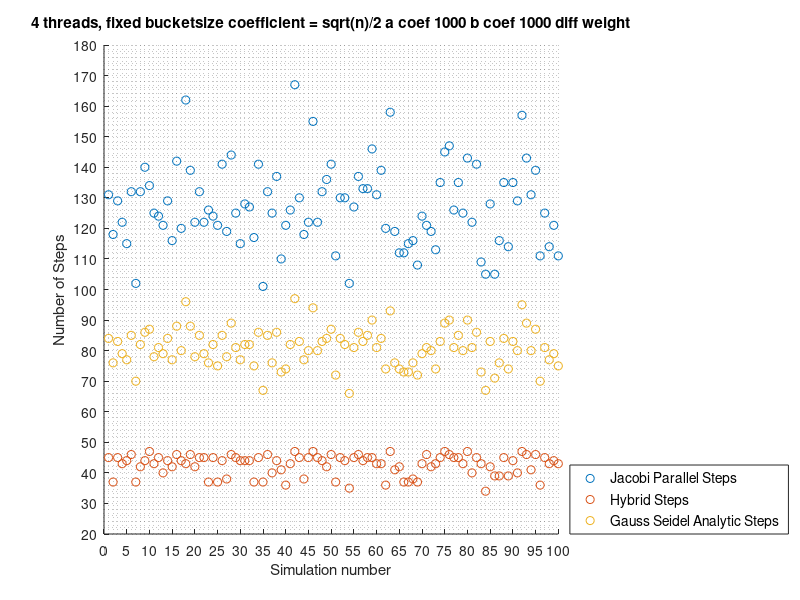

Write the MATLAB code that produced this figure.
function [] = hibrid_scatter_ox_sim_oy_pasi ()bsz_coef =  [36.3553, 36.3553, 36.3553, 36.3553, 36.3553, 36.3553, 36.3553, 36.3553, 36.3553, 36.3553, 36.3553, 36.3553, 36.3553, 36.3553, 36.3553, 36.3553, 36.3553, 36.3553, 36.3553, 36.3553, 36.3553, 36.3553, 36.3553, 36.3553, 36.3553, 36.3553, 36.3553, 36.3553, 36.3553, 36.3553, 36.3553, 36.3553, 36.3553, 36.3553, 36.3553, 36.3553, 36.3553, 36.3553, 36.3553, 36.3553, 36.3553, 36.3553, 36.3553, 36.3553, 36.3553, 36.3553, 36.3553, 36.3553, 36.3553, 36.3553, 36.3553, 36.3553, 36.3553, 36.3553, 36.3553, 36.3553, 36.3553, 36.3553, 36.3553, 36.3553, 36.3553, 36.3553, 36.3553, 36.3553, 36.3553, 36.3553, 36.3553, 36.3553, 36.3553, 36.3553, 36.3553, 36.3553, 36.3553, 36.3553, 36.3553, 36.3553, 36.3553, 36.3553, 36.3553, 36.3553, 36.3553, 36.3553, 36.3553, 36.3553, 36.3553, 36.3553, 36.3553, 36.3553, 36.3553, 36.3553, 36.3553, 36.3553, 36.3553, 36.3553, 36.3553, 36.3553, 36.3553, 36.3553, 36.3553, 36.3553] ;pasi_jacobi =  [] ;pasi_gauss_seidel =  [] ;pasi_jacobi_parallel =  [131, 118, 129, 122, 115, 132, 102, 132, 140, 134, 125, 124, 121, 129, 116, 142, 120, 162, 139, 122, 132, 122, 126, 124, 121, 141, 119, 144, 125, 115, 128, 127, 117, 141, 101, 132, 125, 137, 110, 121, 126, 167, 130, 118, 122, 155, 122, 132, 136, 141, 111, 130, 130, 102, 127, 137, 133, 133, 146, 131, 139, 120, 158, 119, 112, 112, 115, 116, 108, 124, 121, 119, 113, 135, 145, 147, 126, 135, 125, 143, 122, 141, 109, 105, 128, 105, 116, 135, 114, 135, 129, 157, 143, 131, 139, 111, 125, 114, 121, 111] ;pasi_gauss_seidel_analytic =  [84, 76, 83, 79, 77, 85, 70, 82, 86, 87, 78, 81, 79, 84, 77, 88, 80, 96, 88, 78, 85, 79, 76, 82, 75, 85, 78, 89, 81, 77, 82, 82, 75, 86, 67, 85, 76, 86, 73, 74, 82, 97, 83, 77, 80, 94, 80, 83, 84, 87, 72, 84, 82, 66, 81, 86, 83, 85, 90, 81, 84, 74, 93, 76, 74, 73, 73, 76, 72, 79, 81, 80, 74, 83, 89, 90, 81, 85, 80, 90, 81, 86, 73, 67, 83, 71, 76, 84, 74, 83, 80, 95, 89, 80, 87, 70, 81, 77, 79, 75] ;pasi_hibrid =  [45, 37, 45, 43, 44, 46, 37, 42, 44, 47, 43, 45, 40, 44, 42, 46, 44, 43, 46, 42, 45, 45, 37, 45, 37, 44, 38, 46, 45, 44, 44, 44, 37, 45, 37, 46, 40, 44, 41, 36, 43, 47, 45, 38, 45, 47, 45, 44, 42, 46, 37, 45, 44, 35, 45, 46, 44, 45, 45, 43, 43, 36, 47, 41, 42, 37, 37, 38, 37, 43, 46, 42, 43, 45, 47, 46, 45, 45, 43, 47, 40, 45, 43, 34, 42, 39, 39, 45, 39, 44, 40, 47, 46, 41, 46, 36, 45, 43, 44, 43] ;pasi_hibrid_entropy =  [] ;timp_jacobi =  [] ;timp_gauss_seidel =  [] ;timp_jacobi_parallel =  [21.0682, 18.7302, 20.2404, 19.2844, 18.4643, 21.0403, 16.4139, 21.3437, 21.7971, 21.463, 20.2086, 20.0085, 19.3977, 21.696, 18.6339, 23.0581, 19.3763, 26.1947, 22.8232, 19.3851, 21.4852, 21.9848, 19.8582, 19.5713, 19.3211, 22.4332, 18.9365, 22.802, 19.8153, 18.4551, 20.2936, 19.9271, 18.4265, 22.5404, 15.9525, 20.8043, 19.8222, 22.1738, 17.3207, 18.9217, 20.5735, 26.7826, 20.4884, 18.6331, 19.0954, 24.7022, 19.1497, 21.101, 22.4033, 22.344, 17.6121, 20.8822, 20.2065, 16.1654, 19.977, 24.3492, 20.6697, 20.8778, 23.0658, 21.2362, 22.0478, 18.848, 24.8089, 18.7489, 17.9758, 17.5977, 18.7662, 18.8157, 17.3569, 19.5728, 18.9158, 19.2385, 17.7855, 21.3373, 23.1242, 23.3621, 20.0113, 21.5696, 19.6998, 22.6311, 19.1864, 22.4321, 17.3831, 16.6075, 20.8502, 16.6586, 18.2017, 21.1739, 18.2768, 21.9423, 20.1303, 24.9199, 22.4182, 20.6917, 21.958, 17.7574, 19.475, 17.8898, 18.8549, 17.9752] ;timp_gauss_seidel_analytic =  [25.8838, 23.8368, 25.4124, 24.544, 23.6189, 26.0978, 21.7441, 25.3361, 26.2742, 26.3789, 24.2977, 24.9274, 24.1832, 25.2888, 23.4719, 26.9147, 24.0831, 30.4769, 27.9863, 23.7949, 26.8128, 25.3048, 23.2419, 24.9948, 22.8237, 26.0005, 23.7602, 27.0865, 24.7541, 23.6922, 25.355, 24.9284, 22.9176, 26.6635, 20.4243, 26.1146, 23.196, 26.3124, 22.2056, 22.4889, 25.4478, 29.403, 25.4559, 23.7624, 24.1152, 28.3678, 24.2593, 25.4287, 25.8019, 26.322, 22.2763, 26.333, 25.0486, 20.0154, 24.4513, 26.509, 24.9725, 25.912, 27.2652, 24.9195, 26.1264, 22.5875, 28.478, 23.0361, 23.1749, 21.9776, 23.2752, 23.1004, 21.9864, 24.4465, 24.9681, 24.5439, 22.4556, 25.217, 27.2314, 28.0152, 24.648, 26.2017, 24.5418, 27.5733, 24.7299, 26.4812, 22.5728, 20.4442, 25.8871, 21.8677, 23.3034, 25.4587, 23.2059, 25.3507, 24.3658, 28.9485, 27.21, 24.1283, 26.4607, 21.4535, 24.6944, 23.5351, 24.2693, 23.2866] ;timp_hibrid =  [7.43785, 6.05534, 7.23361, 7.09303, 7.1256, 7.42561, 6.83113, 6.84559, 7.93968, 7.76584, 7.22172, 7.45012, 6.61275, 7.15158, 6.92406, 7.3052, 7.01567, 6.99048, 7.65726, 6.76371, 7.36427, 7.83565, 6.11417, 7.20794, 6.09153, 7.1689, 6.12545, 7.5608, 7.28447, 7.16641, 7.12795, 7.24031, 6.09725, 7.35155, 6.31644, 7.61623, 6.44741, 7.23207, 6.51589, 5.86001, 6.98168, 7.71321, 7.31266, 6.23546, 7.2636, 7.55863, 7.24534, 7.14639, 6.76814, 7.35393, 6.36999, 7.29153, 7.05842, 5.64232, 9.61076, 7.56689, 6.99368, 7.39102, 7.251, 6.93835, 6.98791, 5.84999, 7.77832, 6.61569, 7.03967, 6.10928, 6.13643, 6.16557, 5.95645, 6.97552, 7.46915, 6.76148, 7.10073, 7.13823, 7.73533, 7.58105, 7.60572, 7.2871, 7.07493, 7.71273, 6.7638, 8.33886, 7.08329, 5.59158, 6.88072, 6.34502, 6.29819, 7.20759, 7.71032, 7.10253, 6.50936, 7.47598, 7.85739, 6.68119, 7.33575, 5.92391, 7.69864, 6.88982, 7.07614, 7.01854] ;timp_hibrid_entropy =  [] ;  n = length(bsz_coef);    scatter(1:n, pasi_jacobi_parallel);  hold;  scatter(1:n, pasi_hibrid);  scatter(1:n, pasi_gauss_seidel_analytic);    title("4 threads, fixed bucketsize coefficient = sqrt(n)/2 a coef 1000 b coef 1000 diff weight");  mlg = legend("location", "southeastoutside");  mlg = legend({"Jacobi Parallel Steps", "Hybrid Steps", "Gauss Seidel Analytic Steps"});  set(mlg, "fontsize", 10);  xlabel("Simulation number");  ylabel("Number of Steps");    set(gca, "xminorgrid", "on");  set(gca, "xtick", 0:5:100);  set(gca, "yminorgrid", "on");  set(gca, "ytick", 0:10:200);endfunction